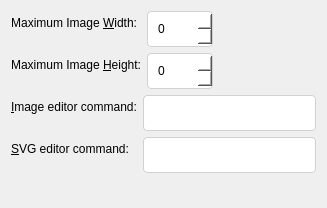
<?xml version="1.0" encoding="UTF-8"?>
<ui version="4.0">
 <class>ItemImageSettings</class>
 <widget class="QWidget" name="ItemImageSettings">
  <property name="styleSheet">
   <string>
QLineEdit, QComboBox, QSpinBox, QDoubleSpinBox { border-radius: 4px; border: 1px solid #D1D1D1; padding: 5px 8px; min-height: 24px; background: #FFFFFF; }
QComboBox:focus, QLineEdit:focus, QSpinBox:focus, QDoubleSpinBox:focus { border: 1px solid #0078D4; }
QPushButton { border-radius: 4px; padding: 5px 12px; min-height: 24px; border: 1px solid #E5E5E5; background: #FBFBFB; }
QPushButton:hover { background: #F5F5F5; }
QPushButton:pressed { background: #E5E5E5; }
QPushButton:default { background: #0078D4; color: #FFFFFF; border: 1px solid #0078D4; }
QPushButton:default:hover { background: #106EBE; }
QCheckBox { spacing: 8px; }
QGroupBox { border-radius: 8px; border: 1px solid #E5E5E5; margin-top: 12px; padding: 12px; background: #FFFFFF; }
QGroupBox::title { subcontrol-origin: margin; subcontrol-position: top left; padding: 0 8px; left: 12px; }
QListWidget, QTreeWidget, QTableWidget { border-radius: 8px; border: 1px solid #E5E5E5; }
QScrollBar:vertical { border: none; background: transparent; width: 8px; margin: 0; }
QScrollBar::handle:vertical { background: #C0C0C0; border-radius: 4px; min-height: 24px; }
QScrollBar::handle:vertical:hover { background: #A0A0A0; }
QScrollBar::add-line:vertical, QScrollBar::sub-line:vertical { height: 0; }
QScrollBar:horizontal { border: none; background: transparent; height: 8px; margin: 0; }
QScrollBar::handle:horizontal { background: #C0C0C0; border-radius: 4px; min-width: 24px; }
QScrollBar::handle:horizontal:hover { background: #A0A0A0; }
QScrollBar::add-line:horizontal, QScrollBar::sub-line:horizontal { width: 0; }
   </string>
  </property>

  <property name="geometry">
   <rect>
    <x>0</x>
    <y>0</y>
    <width>327</width>
    <height>208</height>
   </rect>
  </property>
  <layout class="QVBoxLayout" name="verticalLayout">
   <item>
    <layout class="QFormLayout" name="formLayout_2">
     <item row="0" column="0">
      <widget class="QLabel" name="label_7">
       <property name="text">
        <string>Maximum Image &amp;Width:</string>
       </property>
       <property name="alignment">
        <set>Qt::AlignRight|Qt::AlignTrailing|Qt::AlignVCenter</set>
       </property>
       <property name="buddy">
        <cstring>spinBoxImageWidth</cstring>
       </property>
      </widget>
     </item>
     <item row="0" column="1">
      <layout class="QHBoxLayout" name="horizontalLayout">
       <item>
        <widget class="QSpinBox" name="spinBoxImageWidth">
         <property name="toolTip">
          <string>Maximum width of image displayed in history (set to zero for original size)</string>
         </property>
         <property name="maximum">
          <number>4096</number>
         </property>
        </widget>
       </item>
       <item>
        <spacer name="horizontalSpacer">
         <property name="orientation">
          <enum>Qt::Horizontal</enum>
         </property>
         <property name="sizeHint" stdset="0">
          <size>
           <width>40</width>
           <height>20</height>
          </size>
         </property>
        </spacer>
       </item>
      </layout>
     </item>
     <item row="1" column="0">
      <widget class="QLabel" name="label_3">
       <property name="text">
        <string>Maximum Image &amp;Height:</string>
       </property>
       <property name="alignment">
        <set>Qt::AlignRight|Qt::AlignTrailing|Qt::AlignVCenter</set>
       </property>
       <property name="buddy">
        <cstring>spinBoxImageHeight</cstring>
       </property>
      </widget>
     </item>
     <item row="1" column="1">
      <layout class="QHBoxLayout" name="horizontalLayout_2" stretch="0,0">
       <property name="bottomMargin">
        <number>0</number>
       </property>
       <item>
        <widget class="QSpinBox" name="spinBoxImageHeight">
         <property name="toolTip">
          <string>Maximum height of image displayed in history (set to zero for original size)</string>
         </property>
         <property name="maximum">
          <number>4096</number>
         </property>
        </widget>
       </item>
       <item>
        <spacer name="horizontalSpacer_3">
         <property name="orientation">
          <enum>Qt::Horizontal</enum>
         </property>
         <property name="sizeHint" stdset="0">
          <size>
           <width>40</width>
           <height>20</height>
          </size>
         </property>
        </spacer>
       </item>
      </layout>
     </item>
    </layout>
   </item>
   <item>
    <layout class="QFormLayout" name="formLayout">
     <property name="fieldGrowthPolicy">
      <enum>QFormLayout::AllNonFixedFieldsGrow</enum>
     </property>
     <item row="0" column="0">
      <widget class="QLabel" name="label">
       <property name="text">
        <string>&amp;Image editor command:</string>
       </property>
       <property name="buddy">
        <cstring>lineEditImageEditor</cstring>
       </property>
      </widget>
     </item>
     <item row="0" column="1">
      <widget class="QLineEdit" name="lineEditImageEditor">
       <property name="toolTip">
        <string>Editor command for supported image formats other than SVG.</string>
       </property>
      </widget>
     </item>
     <item row="1" column="0">
      <widget class="QLabel" name="label_2">
       <property name="text">
        <string>&amp;SVG editor command:</string>
       </property>
       <property name="buddy">
        <cstring>lineEditSvgEditor</cstring>
       </property>
      </widget>
     </item>
     <item row="1" column="1">
      <widget class="QLineEdit" name="lineEditSvgEditor">
       <property name="toolTip">
        <string>Editor command for SVG image format.</string>
       </property>
      </widget>
     </item>
    </layout>
   </item>
   <item>
    <spacer name="verticalSpacer">
     <property name="orientation">
      <enum>Qt::Vertical</enum>
     </property>
     <property name="sizeHint" stdset="0">
      <size>
       <width>20</width>
       <height>40</height>
      </size>
     </property>
    </spacer>
   </item>
  </layout>
 </widget>
 <tabstops>
  <tabstop>spinBoxImageWidth</tabstop>
  <tabstop>spinBoxImageHeight</tabstop>
  <tabstop>lineEditImageEditor</tabstop>
  <tabstop>lineEditSvgEditor</tabstop>
 </tabstops>
 <resources/>
 <connections/>
</ui>
